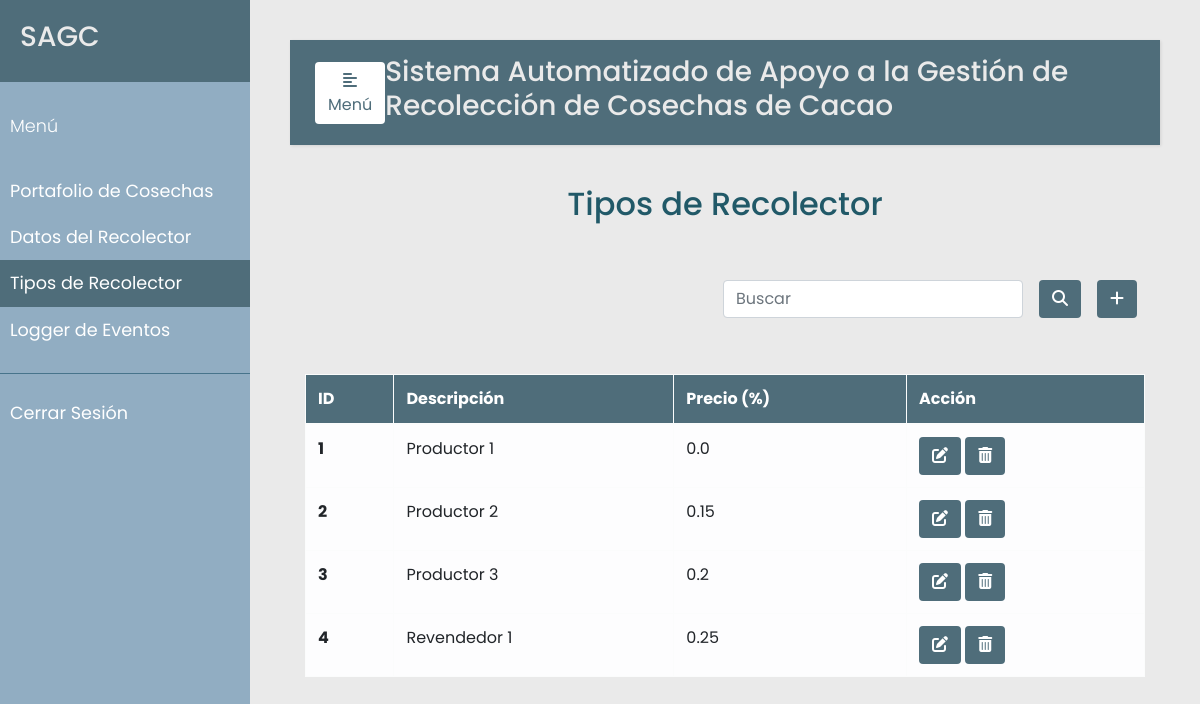
/tipo_recolector (signed in), run on the app's committed database.
### src/models.py (models this page shows, shortened)
class TipoRecolector(db.Model):
    __tablename__ = 'tipo_prod'
    id = db.Column(db.Integer, primary_key=True)
    descripcion = db.Column(db.String(120), nullable=False, unique=True)
    precio = db.Column(db.Float, nullable=False)
    producer = db.relationship('Recolector', backref='tipo_recolector', lazy=True)

### src/tipo_recolector.py (the view, shortened to what this page needs)
@app.route('/tipo_recolector', methods=['GET', 'POST'])
@login_required
@analyst_only
def tipo_recolector():
    error=None
    tipo_prod = TipoRecolector.query.all()
    return render_template("tipo_recolector.html", error=error, tipo_prod=tipo_prod)

### src/decoradores.py (called while the page is built)
def login_required(f):
    @wraps(f)
    def wrap(*args, **kwargs):
        if 'logged_in' in session:
            return f(*args, **kwargs)
        else:
            flash('Necesitas iniciar sesión primero')
            return redirect(url_for('login'))
    return wrap

def analyst_only(f):
    @wraps(f)
    def wrap(*args, **kwargs):
        if 'rol_analyst' in session and session['rol_analyst'] == True:
            return f(*args, **kwargs)
        else:
            flash("Debes ser Analista de Ventas para acceder 'Datos del Recolector y Tipos de Recolector'.")
            return redirect(url_for('perfiles'))
    return wrap

### templates/tipo_recolector.html (shortened to what this page needs)
{% extends "base.html" %}
{% set active_page = "tipo_recolector" %}
{% block content %}
    <div class="container h-100">
        <p class="text-center h2 fw-bold mb-5 mx-1 mx-md-4 mt-4">Tipos de Recolector</p>
        <div class="d-flex flex-row-reverse bd-highlight">
            <div class="p-2 bd-highlight">
              <button type="button" class="btn" style="color:#fff; background-color:#4F6D7A;" data-toggle="modal" data-target="#exampleModalLong">
                <i class="fa-solid fa-plus"></i>
              </button>
            </div>
            <div class="p-2 bd-highlight" style="display:flex; align-content: flex-end;">
              <form action='/tipo_recolector/search' method="post" class="form-inline" style="justify-content: flex-end">
                <input class="form-control mr-3 w-75" type="text" placeholder="Buscar" aria-label="Buscar" name="search_tipo_recolector">
                <button type="submit" id="search_tipo_recolector" name="action-type" value="search" class="btn" style="color:#fff; background-color:#4F6D7A;">
                  <i class="fas fa-search" aria-hidden="true"></i>
                </button>
              </form>
            </div>
        </div>
        <br/>
        <br>
        <table class="table table-bordered table-light table-hover">
          <thead>
            <tr>
              <th scope="col">ID</th>
              <th scope="col">Descripción</th>
              <th scope="col">Precio (%)</th>
              <th scope="col">Acción</th>
            </tr>
          </thead>
          <tbody>
            {% for u in tipo_prod %}
            <tr>
              <th scope="row">{{u.id}}</th>
              <td>{{u.descripcion}}</td>
              <td>{{u.precio}}</td>
              <td>
                <button type="button" class="btn action" data-toggle="modal" data-target="#edit-modal-{{u.id}}">
                  <i class="fas fa-edit"></i>
                </button>
                <button type="button" class="btn action" data-toggle="modal" data-target="#delete-modal-{{u.id}}">
                  <i class="fas fa-trash-alt"></i>
                </button>
              </td>
            </tr>
            {% endfor %}
          </tbody>
        </table>
    </div>
{% endblock %}

### static/css/styles.css (style rules this page uses)
body { font-family: 'Poppins', sans-serif; background: #EAEAEA; }
p { font-family: 'Poppins', sans-serif; font-size: 1.1em; font-weight: 300; line-height: 1.7em; color: #215968; }
.btn.action { color:#fff; background-color:#4F6D7A; }
thead { color:#fff; background-color:#4F6D7A; }

### data on the page
TipoRecolector: id "1", descripcion "Productor 1", precio "0.0"
TipoRecolector: id "2", descripcion "Productor 2", precio "0.15"
TipoRecolector: id "3", descripcion "Productor 3", precio "0.2"
TipoRecolector: id "4", descripcion "Revendedor 1", precio "0.25"
